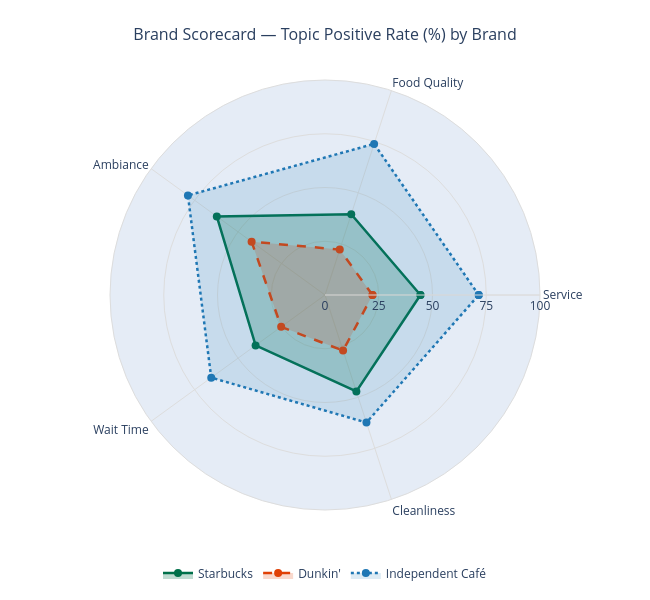

Notebook code for this chart:
### Markdown cell above
## 5. Radar Chart

### Code cell
display(score_df[topic_dims])

# close the polygon for each trace
theta = topic_dims + [topic_dims[0]]

brand_styles = {
    "Starbucks":        {"color": "#00704A", "fill": "rgba(0,112,74,0.25)",  "dash": "solid"},
    "Dunkin'":          {"color": "#E04006", "fill": "rgba(224,64,6,0.20)",  "dash": "dash"},
    "Independent Café": {"color": "#1f77b4", "fill": "rgba(31,119,180,0.15)", "dash": "dot"},
}

fig = go.Figure()
for brand, style in brand_styles.items():
    vals = [scores[brand][d] for d in topic_dims] + [scores[brand][topic_dims[0]]]
    fig.add_trace(go.Scatterpolar(
        r=vals,
        theta=theta,
        name=brand,
        mode="lines+markers",
        line=dict(color=style["color"], dash=style["dash"], width=2.5),
        marker=dict(color=style["color"], size=8),
        fill="toself",
        fillcolor=style["fill"],
    ))

fig.update_layout(
    polar=dict(
        radialaxis=dict(
            visible=True,
            range=[0, 100],
            tickvals=[0, 25, 50, 75, 100],
            ticksuffix="%",
            gridcolor="#dddddd",
            linecolor="#dddddd",
        ),
        angularaxis=dict(
            gridcolor="#dddddd",
            linecolor="#dddddd",
        ),
    ),
    title=dict(
        text="Brand Scorecard — Topic Positive Rate (%) by Brand",
        font=dict(size=16),
        x=0.5,
    ),
    legend=dict(orientation="h", yanchor="bottom", y=-0.18, xanchor="center", x=0.5),
    paper_bgcolor="white",
    width=650, height=600,
    margin=dict(t=80, b=90, l=60, r=60),
)
fig.write_html(str(FIGURES_DIR / "09_scorecard_rose.html"))
fig.show()

### Figure 1 — Plotly figure (JSON) as saved in the notebook; plotly's stock layout.template omitted (floating-point values rounded to 4 significant figures)
{"data": [{"fill": "toself", "fillcolor": "rgba(0,112,74,0.25)", "line": {"color": "#00704A", "dash": "solid", "width": 2.5}, "marker": {"color": "#00704A", "size": 8}, "mode": "lines+markers", "name": "Starbucks", "r": [44.4, 39.5, 62.2, 39.9, 47.2, 44.4], "theta": ["Service", "Food Quality", "Ambiance", "Wait Time", "Cleanliness", "Service"], "type": "scatterpolar"}, {"fill": "toself", "fillcolor": "rgba(224,64,6,0.20)", "line": {"color": "#E04006", "dash": "dash", "width": 2.5}, "marker": {"color": "#E04006", "size": 8}, "mode": "lines+markers", "name": "Dunkin'", "r": [22.1, 22.2, 42.2, 25.2, 27.2, 22.1], "theta": ["Service", "Food Quality", "Ambiance", "Wait Time", "Cleanliness", "Service"], "type": "scatterpolar"}, {"fill": "toself", "fillcolor": "rgba(31,119,180,0.15)", "line": {"color": "#1f77b4", "dash": "dot", "width": 2.5}, "marker": {"color": "#1f77b4", "size": 8}, "mode": "lines+markers", "name": "Independent Café", "r": [71.5, 73.9, 78.8, 65.4, 62.4, 71.5], "theta": ["Service", "Food Quality", "Ambiance", "Wait Time", "Cleanliness", "Service"], "type": "scatterpolar"}], "layout": {"height": 600, "legend": {"orientation": "h", "x": 0.5, "xanchor": "center", "y": -0.18, "yanchor": "bottom"}, "margin": {"b": 90, "l": 60, "r": 60, "t": 80}, "paper_bgcolor": "white", "polar": {"angularaxis": {"gridcolor": "#dddddd", "linecolor": "#dddddd"}, "radialaxis": {"gridcolor": "#dddddd", "linecolor": "#dddddd", "range": [0, 100], "ticksuffix": "%", "tickvals": [0, 25, 50, 75, 100], "visible": true}}, "title": {"font": {"size": 16}, "text": "Brand Scorecard — Topic Positive Rate (%) by Brand", "x": 0.5}, "width": 650}}
